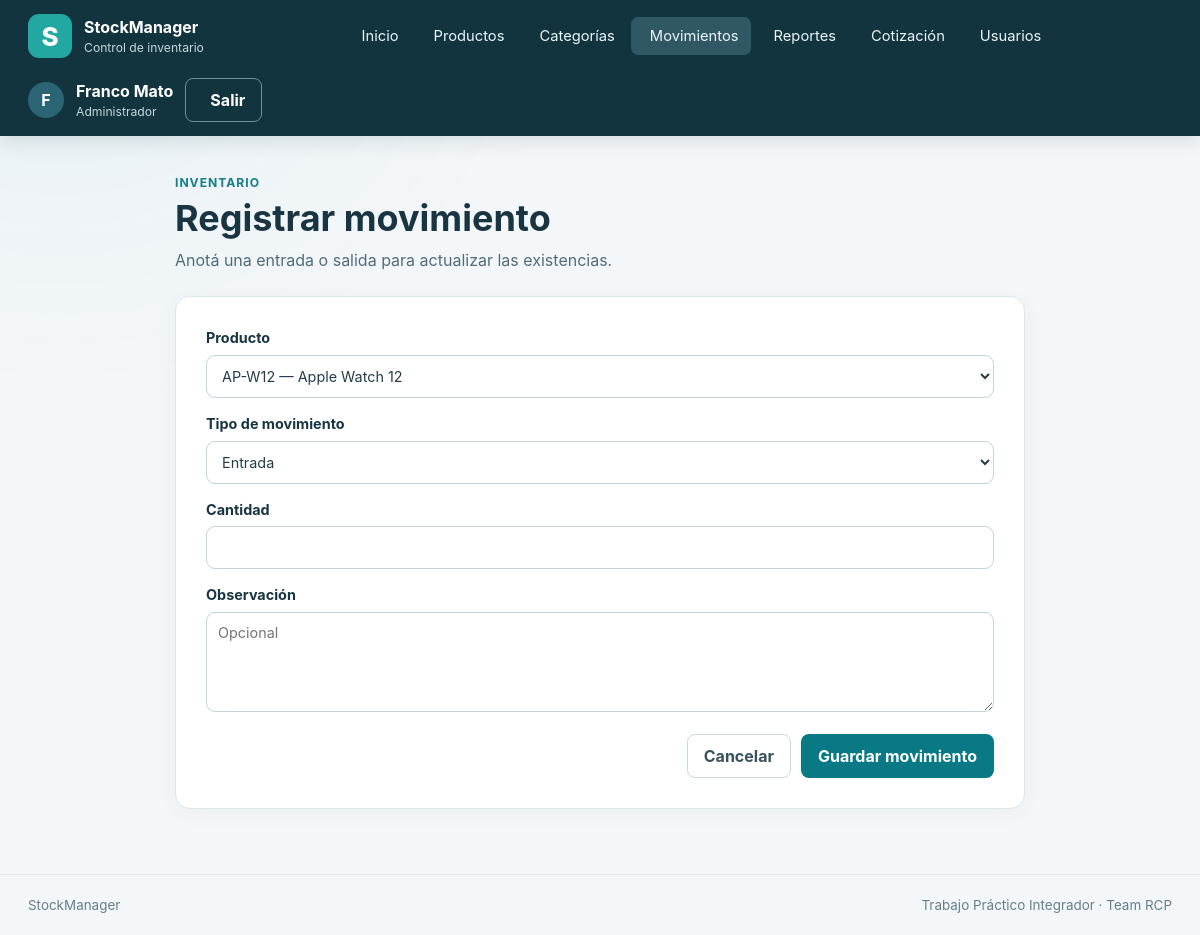
Page /movimientos/nuevo (signed in) on the committed database.
### app/models.py (models this page shows)
class Usuario(db.Model):
    __tablename__ = "usuarios"
    __table_args__ = (
        db.Index(
            "idx_usuarios_correo_google",
            "correo_google",
            unique=True,
            sqlite_where=db.text("correo_google IS NOT NULL"),
        ),
        db.Index(
            "idx_usuarios_google_sub",
            "google_sub",
            unique=True,
            sqlite_where=db.text("google_sub IS NOT NULL"),
        ),
    )
    id = db.Column(db.Integer, primary_key=True)
    nombre = db.Column(db.Text, nullable=False)
    usuario = db.Column(db.Text, nullable=False, unique=True)
    password_hash = db.Column(db.Text, nullable=False)
    correo_google = db.Column(db.Text(collation="NOCASE"))
    google_sub = db.Column(db.Text)
    rol_id = db.Column(db.Integer, db.ForeignKey("roles.id", ondelete="RESTRICT"), nullable=False)
    activo = db.Column(db.Integer, nullable=False, default=1)
    creado_en = db.Column(db.Text, nullable=False, server_default=db.text("(strftime('%Y-%m-%dT%H:%M:%fZ', 'now'))"))
    rol = db.relationship("Rol")

class Rol(db.Model):
    __tablename__ = "roles"
    id = db.Column(db.Integer, primary_key=True)
    nombre = db.Column(db.Text, nullable=False, unique=True)
    descripcion = db.Column(db.Text, nullable=False)

### app/movimientos/routes.py (the view, shortened to what this page needs)
@bp.route("/nuevo", methods=["GET", "POST"])
@administrador_o_encargado_requerido
def nuevo():
    productos = db.session.scalars(select(Producto).where(Producto.activo == 1).order_by(Producto.nombre)).all()
    return render_template("movimientos/formulario.html", productos=productos)

### app/security.py (called while the page is built)
def csrf_token() -> str:
    if "csrf_token" not in session:
        session["csrf_token"] = secrets.token_urlsafe(32)
    return session["csrf_token"]

def validar_csrf() -> None:
    if request.method in {"POST", "PUT", "PATCH", "DELETE"}:
        actual = session.get("csrf_token", "")
        recibido = request.form.get("csrf_token", "")
        if not actual or not recibido or not hmac.compare_digest(actual, recibido):
            abort(400, description="Token CSRF inválido. Volvé a cargar el formulario.")

def login_requerido(func):
    @wraps(func)
    def wrapper(*args, **kwargs):
        if g.usuario is None:
            return redirect(url_for("auth.login"))
        return func(*args, **kwargs)
    return wrapper

def administrador_o_encargado_requerido(func):
    @wraps(func)
    @login_requerido
    def wrapper(*args, **kwargs):
        if g.usuario.rol.nombre not in {"administrador", "encargado"}:
            abort(403)
        return func(*args, **kwargs)
    return wrapper

### app/templates/movimientos/formulario.html (shortened to what this page needs)
{% extends 'base.html' %}
{% block contenido %}
<section class="form-page">
  <div class="page-heading">
    <div>
      <p class="eyebrow">Inventario</p>
      <h1>Registrar movimiento</h1>
      <p class="page-lead">Anotá una entrada o salida para actualizar las existencias.</p>
    </div>
  </div>
  <div class="panel form-panel">
    {% if not productos %}
    <div class="empty-state">
      {% if g.usuario.rol.nombre == 'administrador' %}
      <p>No hay productos activos. <a class="text-link" href="{{ url_for('productos.nuevo') }}">Crear producto</a>.</p>
      {% else %}
      <p>No hay productos activos. Pedile al administrador que agregue productos antes de registrar movimientos.</p>
      {% endif %}
    </div>
    {% else %}
    <form method="post" class="stack-form">
      <label>Producto
        <select name="producto_id" required>
          {% for p in productos %}<option value="{{ p.id }}">{{ p.codigo }} — {{ p.nombre }}</option>{% endfor %}
        </select>
      </label>
      <label>Tipo de movimiento
        <select name="tipo">
          <option value="ENTRADA">Entrada</option>
        </select>
      </label>
      <label>Cantidad
        <input type="number" name="cantidad" min="1" max="1000000000" required>
      </label>
      <label>Observación
        <textarea name="observacion" maxlength="500" placeholder="Opcional"></textarea>
      </label>
      <div class="form-actions">
        <a class="button button--quiet-dark" href="{{ url_for('movimientos.listar') }}">Cancelar</a>
        <button class="button button--primary" type="submit">Guardar movimiento</button>
      </div>
    </form>
    {% endif %}
  </div>
</section>
{% endblock %}

### app/templates/base.html (shortened to what this page needs)
<!doctype html>
<html lang="es-AR">
<head>
  <link rel="stylesheet" href="{{ url_for('static', filename='css/styles.css') }}">
  <link rel="stylesheet" href="{{ url_for('static', filename='vendor/fontawesome/css/solid.min.css') }}">
  <link rel="stylesheet" href="{{ url_for('static', filename='vendor/sweetalert2/sweetalert2.min.css') }}">
</head>
<body>
  <header class="site-header">
    <div class="header-inner">
      <a class="brand" href="{{ url_for('main.inicio') }}" aria-label="StockManager, ir al inicio">
        <span class="brand-mark" aria-hidden="true">S</span>
        <span class="brand-copy">
          <strong>StockManager</strong>
          <small>Control de inventario</small>
        </span>
      </a>
      {% if g.usuario %}
      <nav class="main-nav" aria-label="Menú principal">
        <a href="{{ url_for('main.inicio') }}" ><span>Inicio</span></a>
        <a href="{{ url_for('productos.listar') }}" ><span>Productos</span></a>
        <a href="{{ url_for('categorias.listar') }}" ><span>Categorías</span></a>
        <a href="{{ url_for('movimientos.listar') }}" {% if request.endpoint and
          request.endpoint.startswith('movimientos.') %}aria-current="page" {% endif %}><span>Movimientos</span></a>
        <a href="{{ url_for('reportes.inicio') }}" ><span>Reportes</span></a>
        {% if g.usuario.rol.nombre == 'administrador' %}
        <a href="{{ url_for('cotizaciones.inicio') }}"><span>Cotización</span></a>
        <a href="{{ url_for('usuarios.listar') }}" ><span>Usuarios</span></a>
        {% endif %}
      </nav>
      <div class="user-menu">
        <span class="user-avatar" aria-hidden="true">{{ g.usuario.nombre[:1]|upper }}</span>
        <span class="user-details">
          <strong>{{ g.usuario.nombre }}</strong>
          <small>{{ g.usuario.rol.nombre|capitalize }}</small>
        </span>
        <form method="post" action="{{ url_for('auth.logout') }}">
          <button class="button button--quiet" type="submit"><span>Salir</span></button>
        </form>
      </div>
      {% endif %}
    </div>
  </header>
  <main class="page-shell">
    {% block contenido %}{% endblock %}
  </main>
  <footer class="site-footer">
    <span>StockManager</span>
    <span>Trabajo Práctico Integrador · Team RCP</span>
  </footer>
</body>
</html>

### app/static/css/styles.css (style rules this page uses)
:root { font-family: system-ui, -apple-system, "Segoe UI", sans-serif; color: #1d3340; background: #f3f7f8; line-height: 1.5; }
* { box-sizing: border-box; }
body { margin: 0; min-height: 100vh; }
a { color: #0a6579; }
button, input, select, textarea { font: inherit; }
button, .button { cursor: pointer; }
.site-header { background: #143743; color: #fff; }
.header-inner { max-width: 1280px; margin: auto; padding: 14px 28px; display: flex; align-items: center; flex-wrap: wrap; gap: 20px; }
.brand { display: inline-flex; align-items: center; gap: 12px; color: inherit; text-decoration: none; }
.brand-mark, .login-aside-mark { display: inline-grid; place-items: center; background: #23a7a1; color: #fff; font-weight: 800; border-radius: 11px; }
.brand-mark { width: 44px; height: 44px; font-size: 26px; }
.brand-copy, .user-details { display: flex; flex-direction: column; }
.brand-copy small, .user-details small { color: #c1d9df; font-size: 0.76rem; }
.main-nav { display: flex; flex-wrap: wrap; align-items: center; gap: 4px; margin: 0 auto; }
.main-nav a { color: #eaf5f7; padding: 8px 12px; border-radius: 7px; text-decoration: none; font-size: 0.92rem; }
.main-nav a:hover, .main-nav a[aria-current="page"] { background: #305764; }
.user-menu { display: flex; align-items: center; gap: 12px; }
.user-avatar { display: grid; place-items: center; width: 36px; height: 36px; border-radius: 50%; background: #2b6574; font-weight: 700; }
.page-shell { max-width: 1220px; min-height: calc(100vh - 155px); margin: 0 auto; padding: 34px 28px 45px; }
.site-footer { max-width: 1220px; margin: auto; padding: 20px 28px; display: flex; justify-content: space-between; gap: 16px; color: #687e87; font-size: 0.84rem; border-top: 1px solid #dce6e9; }
.page-heading { display: flex; justify-content: space-between; align-items: flex-end; flex-wrap: wrap; gap: 18px; margin-bottom: 24px; }
.page-heading h1 { font-size: clamp(1.65rem, 3vw, 2.25rem); line-height: 1.2; margin: 3px 0 8px; }
.page-lead { margin: 0; color: #526c77; }
.eyebrow { margin: 0 0 5px; color: #157e88; font-weight: 700; font-size: 0.76rem; letter-spacing: 0.08em; text-transform: uppercase; }
.button { display: inline-flex; justify-content: center; align-items: center; gap: 8px; min-height: 40px; padding: 9px 16px; border-radius: 8px; border: 1px solid transparent; text-decoration: none; font-weight: 650; white-space: nowrap; }
.button--primary { background: #087985; color: #fff; }
.button--quiet { color: #fff; background: transparent; border-color: #6c939b; }
.button--quiet-dark { color: #37525e; border-color: #c9d9de; background: #fff; }
.panel, .stat-card, .login-card { background: #fff; border: 1px solid #dae6e9; border-radius: 12px; box-shadow: 0 3px 12px rgba(23, 63, 74, 0.04); }
.panel { padding: 24px; margin-bottom: 20px; }
.filter-panel, .inline-form, .form-grid, .stack-form { display: grid; gap: 15px; }
.stack-form { grid-template-columns: 1fr; align-items: start; }
label { display: flex; flex-direction: column; gap: 6px; font-size: 0.9rem; font-weight: 650; }
input, select, textarea { width: 100%; min-height: 43px; padding: 9px 11px; color: #243d49; background: #fff; border: 1px solid #b7cbd1; border-radius: 7px; font-weight: 400; }
textarea { min-height: 100px; resize: vertical; }
.form-actions { display: flex; justify-content: flex-end; flex-wrap: wrap; gap: 10px; align-items: center; margin-top: 7px; }
.form-page { max-width: 850px; margin: auto; }
.form-panel { padding: 30px; }
:root { color: #193541; background: #f4f7fa; font-family: Inter, ui-sans-serif, system-ui, -apple-system, "Segoe UI", sans-serif; }
body { background: radial-gradient(ellipse at 5% 0, rgba(31, 143, 149, 0.055), transparent 32rem), #f4f7fa; }
.site-header { background: #12343f; box-shadow: 0 5px 18px rgba(14, 48, 59, 0.13); }
.main-nav a { display: inline-flex; align-items: center; gap: 7px; }
.page-shell { padding-top: 38px; }
.panel, .stat-card, .login-card { border-color: #dce6ea; border-radius: 15px; box-shadow: 0 5px 20px rgba(23, 63, 74, 0.045); }
.button { transition: background-color 140ms ease, border-color 140ms ease, transform 140ms ease; }
input, select, textarea { border-color: #c5d4d9; border-radius: 9px; }

### rows in the picture
Usuario: usuario "F", usuario.nombre "Franco Mato"
Rol: usuario.rol.nombre "Administrador"

### other values in the picture
form field producto_id "AP-W12 — Apple Watch 12"
